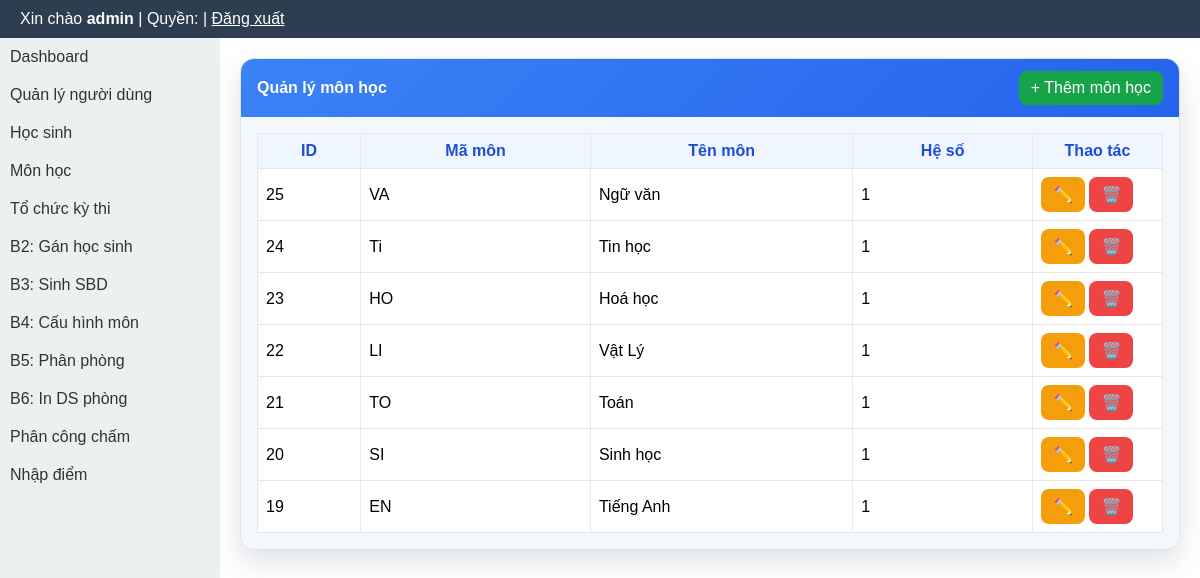
Page /modules/subjects/index.php (signed in) on the earlier database version.
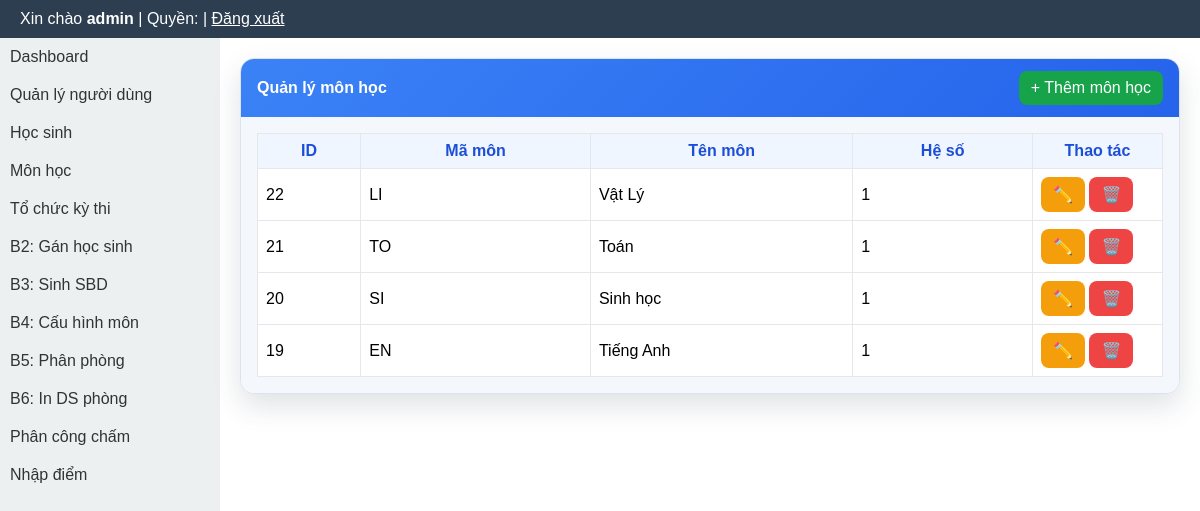
Same page on the later database version.
### tables this page shows
CREATE TABLE subjects (
  id INTEGER PRIMARY KEY AUTOINCREMENT,
  ma_mon TEXT UNIQUE,
  ten_mon TEXT,
  he_so REAL
);

### layout/header.php (called while the page is built, shortened)
<?php
require_once BASE_PATH . '/templates/header.php';

### layout/sidebar.php (called while the page is built, shortened)
<?php
require_once BASE_PATH . '/templates/sidebar.php';

### core/auth.php (called while the page is built, shortened)
<?php
function normalize_role(?string $role): string {
    $normalized = strtolower(trim((string) $role));
    return match ($normalized) {
        'score_entry' => 'scorer',
        'exam_manager', 'quanlythi', 'exam-manager' => 'organizer',
        default => $normalized,
    };
}
function current_user_role(): string {
    $sessionRole = $_SESSION['role'] ?? null;
    if (is_string($sessionRole) && trim($sessionRole) !== '') {
        return normalize_role($sessionRole);
    }
    $userRole = $_SESSION['user']['role'] ?? null;
    return normalize_role(is_string($userRole) ? $userRole : '');
}

### layout/footer.php (called while the page is built, shortened)
<?php
require_once BASE_PATH . '/templates/footer.php';

### modules/subjects/index.php (the view, shortened to what this page needs)
<?php
require_once BASE_PATH . '/core/auth.php';
require_once BASE_PATH . '/core/db.php';
$stmt = $pdo->query('SELECT id, ma_mon, ten_mon, he_so FROM subjects ORDER BY id DESC');
$subjects = $stmt->fetchAll(PDO::FETCH_ASSOC);
require_once BASE_PATH . '/layout/header.php';
?>
<div class="subjects-layout">
    <?php require_once BASE_PATH . '/layout/sidebar.php'; ?>
    <div class="subjects-main">
        <div class="panel">
            <div class="panel-head">
                <strong>Quản lý môn học</strong>
                <a class="btn btn-success" href="<?= BASE_URL ?>/modules/subjects/create.php">+ Thêm môn học</a>
            </div>
            <div class="panel-body">
                <table>
                    <thead>
                        <tr>
                            <th>ID</th>
                            <th>Mã môn</th>
                            <th>Tên môn</th>
                            <th>Hệ số</th>
                            <th style="width:130px;">Thao tác</th>
                        </tr>
                    </thead>
                    <tbody>
                        <?php if (empty($subjects)): ?>
                            <tr><td colspan="5" style="text-align:center;">Chưa có môn học.</td></tr>
                        <?php else: ?>
                            <?php foreach ($subjects as $subject): ?>
                                <tr>
                                    <td><?= (int) $subject['id'] ?></td>
                                    <td><?= htmlspecialchars($subject['ma_mon'], ENT_QUOTES, 'UTF-8') ?></td>
                                    <td><?= htmlspecialchars($subject['ten_mon'], ENT_QUOTES, 'UTF-8') ?></td>
                                    <td><?= htmlspecialchars((string) $subject['he_so'], ENT_QUOTES, 'UTF-8') ?></td>
                                    <td>
                                        <a class="btn btn-warning" href="<?= BASE_URL ?>/modules/subjects/edit.php?id=<?= (int) $subject['id'] ?>" title="Sửa">✏️</a>
                                        <a class="btn btn-danger" href="<?= BASE_URL ?>/modules/subjects/delete.php?id=<?= (int) $subject['id'] ?>" title="Xóa">🗑️</a>
                                    </td>
                                </tr>
                            <?php endforeach; ?>
                        <?php endif; ?>
                    </tbody>
                </table>
            </div>
        </div>
    </div>
</div>
<?php require_once BASE_PATH . '/layout/footer.php'; ?>

### templates/header.php (shortened to what this page needs)
<?php
require_once BASE_PATH . '/core/auth.php';
?>
<!DOCTYPE html>
<html lang="vi">
<head>
</head>
<body>
<div class="header">
    Xin chào <b><?= $_SESSION['user']['username'] ?></b>
    | Quyền: <b><?= htmlspecialchars((string) $role, ENT_QUOTES, 'UTF-8') ?></b>
    | <a href="<?= BASE_URL ?>/logout.php" style="color:#fff">Đăng xuất</a>
</div>

### templates/sidebar.php
<div class="sidebar">
<ul>
<?php $role = function_exists('current_user_role') ? current_user_role() : strtolower(trim((string) ($_SESSION['role'] ?? $_SESSION['user']['role'] ?? ''))); ?>
<li><a href="<?= BASE_URL ?>/index.php">Dashboard</a></li>
<?php if ($role === 'admin'): ?>
    <li><a href="<?= BASE_URL ?>/modules/users/">Quản lý người dùng</a></li>
    <li><a href="<?= BASE_URL ?>/modules/students/">Học sinh</a></li>
    <li><a href="<?= BASE_URL ?>/modules/subjects/">Môn học</a></li>
<?php endif; ?>
<?php if (in_array($role, ['admin', 'organizer'], true)): ?>
    <li><a href="<?= BASE_URL ?>/modules/exams/">Tổ chức kỳ thi</a></li>
    <li><a href="<?= BASE_URL ?>/modules/exams/assign_students.php">B2: Gán học sinh</a></li>
    <li><a href="<?= BASE_URL ?>/modules/exams/generate_sbd.php">B3: Sinh SBD</a></li>
    <li><a href="<?= BASE_URL ?>/modules/exams/configure_subjects.php">B4: Cấu hình môn</a></li>
    <li><a href="<?= BASE_URL ?>/modules/exams/distribute_rooms.php">B5: Phân phòng</a></li>
    <li><a href="<?= BASE_URL ?>/modules/exams/print_rooms.php">B6: In DS phòng</a></li>
    <li><a href="<?= BASE_URL ?>/modules/exams/scoring_assignment.php">Phân công chấm</a></li>
<?php endif; ?>
<?php if (in_array($role, ['admin', 'organizer', 'scorer'], true)): ?>
    <li><a href="<?= BASE_URL ?>/modules/exams/scoring.php">Nhập điểm</a></li>
<?php endif; ?>
</ul>
</div>

### templates/footer.php
</body>
</html>

### templates/header.php (style rules this page uses)
* { box-sizing: border-box; }
body { margin:0; font-family: Arial; }
.header { background:#2c3e50; color:#fff; padding:10px 20px; }
.sidebar { width:220px; min-width:220px; background:#ecf0f1; min-height: calc(100vh - 44px); flex: 0 0 220px; }
.sidebar ul { list-style:none; padding:0; margin:0; }
.sidebar li { padding:10px; }
.sidebar li a { text-decoration:none; color:#333; display:block; }

### modules/subjects/index.php (style rules this page uses)
.subjects-layout { display:flex; align-items:stretch; width:100%; min-height:calc(100vh - 44px); }
.subjects-layout > .sidebar { flex:0 0 220px; width:220px; min-width:220px; }
.subjects-main { flex:1 1 auto; min-width:0; padding:20px; }
.panel { background:#fff; border:1px solid #dbe3ec; border-radius:14px; box-shadow:0 12px 28px rgba(44,62,80,.15); overflow:hidden; }
.panel-head { background:linear-gradient(135deg,#3b82f6,#2563eb); color:#fff; padding:12px 16px; display:flex; justify-content:space-between; align-items:center; }
.panel-body { background:#f4f8fc; padding:16px; }
.btn { display:inline-block; text-decoration:none; padding:8px 12px; border-radius:8px; color:#fff; border:none; cursor:pointer; }
.btn-success { background:#16a34a; }
.btn-warning { background:#f59e0b; }
.btn-danger { background:#ef4444; }
table { width:100%; border-collapse:collapse; background:#fff; }
th, td { border:1px solid #e5e7eb; padding:8px; }
th { background:#eff6ff; color:#1d4ed8; }

Differences in the rows shown:
removed subjects: id "25", ma_mon "VA", ten_mon "Ngữ văn", he_so "1"
removed subjects: id "24", ma_mon "Ti", ten_mon "Tin học", he_so "1"
removed subjects: id "23", ma_mon "HO", ten_mon "Hoá học", he_so "1"
